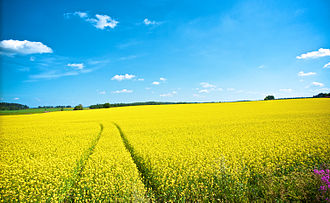
#> input picture lab8/pictures_src/field.png, 330 x 203 px, found by its file name; its folder holds only this picture in this run
$ python main.py   (older library calls are emulated)
#> lines starting #> are read from the running program, lines starting #| are printed output that depends on the picture; long printed decimals are rounded
#> further down, image is the input picture: shape (203, 330, 3); mean R, G, B 128.9, 180.3, 132
import os
import numpy as np
import matplotlib.pyplot as plt
from skimage import io, color
from skimage.feature import graycomatrix, graycoprops

# Директории
src_directory = 'lab8/pictures_src'
result_directory = 'lab8/pictures_results'
os.makedirs(result_directory, exist_ok=True)

# Функция для степенного преобразования яркости (гамма-коррекция)
def gamma_correction(image, gamma=1.0):
#> called with gamma = 0.7
    hsl = color.rgb2hsv(image)
#> hsl: shape (203, 330, 3) float64; mean of channels 0, 1, 2 0.366, 0.783, 0.836
    luminance = hsl[:, :, 2]
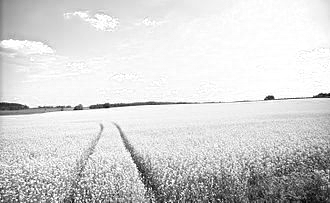
#> luminance: shape (203, 330) float64; min 0, max 1, mean 0.836

    luminance_corrected = np.power(luminance, gamma)
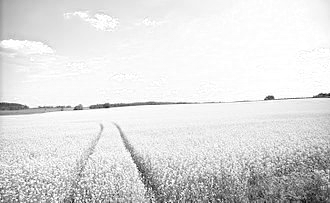
#> luminance_corrected: shape (203, 330) float64; min 0, max 1, mean 0.875

    hsl[:, :, 2] = luminance_corrected
#> hsl: shape (203, 330, 3) float64; mean of channels 0, 1, 2 0.366, 0.783, 0.875
    return color.hsv2rgb(hsl), luminance_corrected, luminance

# Функция для вычисления GLCM
def compute_glcm(gray_image, filename, suffix):
    gray_uint8 = (gray_image * 255).astype(np.uint8)
    glcm = graycomatrix(gray_uint8, distances=[1], angles=[0, np.pi/2, np.pi, 3*np.pi/2],
                        symmetric=True, normed=True)
    corr = graycoprops(glcm, 'correlation')

    # Визуализация GLCM
    for i, angle in enumerate(['0', '90', '180', '270']):
        plt.imshow(np.log1p(glcm[:, :, 0, i]), cmap='gray')
        plt.title(f'GLCM {angle}° {suffix} (gamma={gamma})')
        plt.colorbar()
        plt.savefig(os.path.join(result_directory, f'{filename}_glcm_{angle}_{suffix}.png'))
        plt.close()
    return corr


gamma = 0.7

# Обработка изображений
for filename in os.listdir(src_directory):
    if filename.lower().endswith(('.png', '.jpg', '.jpeg')):
        image_path = os.path.join(src_directory, filename)
        image = io.imread(image_path)

        # Применяем гамма-коррекцию
        corrected_rgb, luminance_corrected, luminance_orig = gamma_correction(image, gamma)
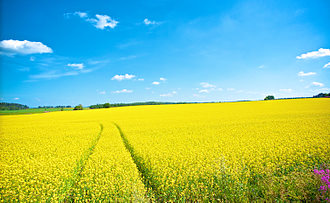
#> corrected_rgb: shape (203, 330, 3) float64; mean R, G, B 0.535, 0.742, 0.531

        name_wo_ext = os.path.splitext(filename)[0]

        # Сохранение изображений
        io.imsave(os.path.join(result_directory, f'{name_wo_ext}_gray_before.png'),
                 (luminance_orig * 255).astype(np.uint8))
        io.imsave(os.path.join(result_directory, f'{name_wo_ext}_gray_after.png'),
                 (luminance_corrected * 255).astype(np.uint8))

        # Гистограммы
        fig, axs = plt.subplots(1, 2, figsize=(10, 4))
        axs[0].hist(luminance_orig.ravel(), bins=256, color='blue')
        axs[0].set_title('Before Gamma Correction')
        axs[1].hist(luminance_corrected.ravel(), bins=256, color='green')
        axs[1].set_title(f'After Gamma Correction (γ={gamma})')
        plt.tight_layout()
        plt.savefig(os.path.join(result_directory, f'{name_wo_ext}_histograms.png'))
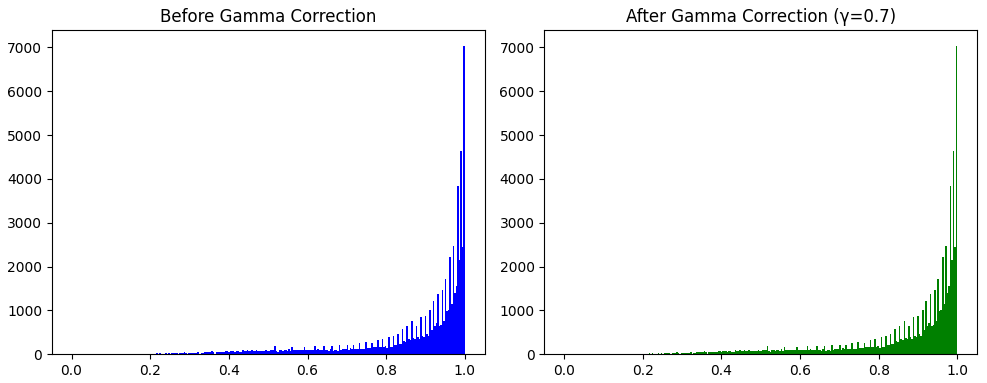
#> figure drawn by matplotlib, 2 panels; panel 1: tallest bar 7039 high, from x = 0.996 to 1; panel 2: tallest bar 7039 high, from x = 0.996 to 1
        plt.close()

        # Анализ GLCM
        corr_before = compute_glcm(luminance_orig, name_wo_ext, 'before')
#> in compute_glcm, `corr = graycoprops(glcm, 'correlation')`: corr = [[0.874, 0.849, 0.874, 0.849]]
#> the loop in compute_glcm, `for i, angle in enumerate(['0', '90', '180', '270']):` made 4 passes
#> pass 1, in compute_glcm, `plt.savefig(os.path.join(result_directory, f'{filename}_glcm_{angle}_{..`:
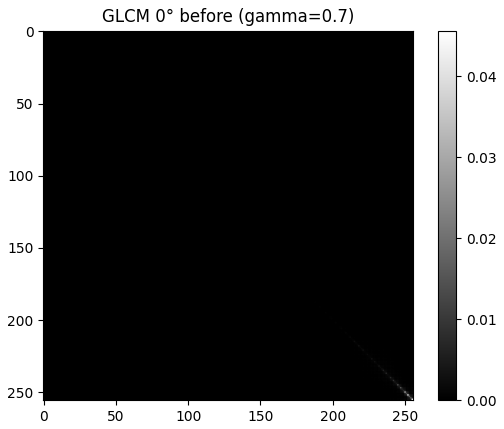
#> figure drawn by matplotlib, 2 panels
#> pass 2, in compute_glcm, `plt.savefig(os.path.join(result_directory, f'{filename}_glcm_{angle}_{..`:
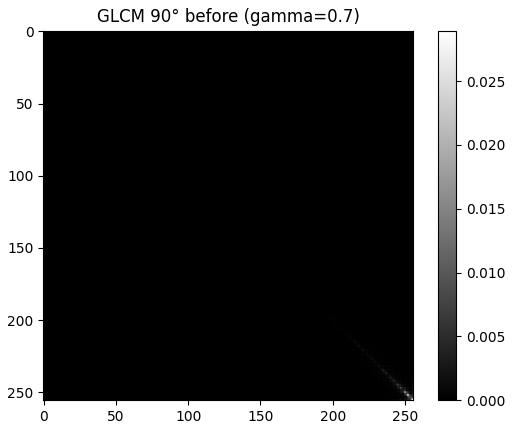
#> figure drawn by matplotlib, 2 panels
#> corr_before = [[0.874, 0.849, 0.874, 0.849]]
        corr_after = compute_glcm(luminance_corrected, name_wo_ext, 'after')
#> corr_after = [[0.874, 0.849, 0.874, 0.849]]

        print(f"Файл: {filename}")
        print(f"Gamma: {gamma}")
        print("Correlation before:", corr_before)
#| Correlation before: [[0.8741 0.8494  0.8741 0.8494 ]]
        print("Correlation after:", corr_after)
#| Correlation after: [[0.8741 0.8494  0.8741 0.8494 ]]
        print("-"*50)

print("✅ Обработка завершена!")

$ run again, on lab8/pictures_src/kirp.png
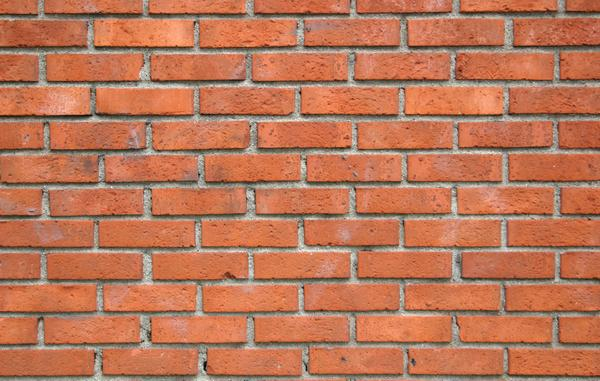
#> input picture lab8/pictures_src/kirp.png, 600 x 381 px, found by its file name
#> image is the input picture: shape (381, 600, 3); mean R, G, B 187.5, 118.5, 88.4
#> `plt.savefig(os.path.join(result_directory, f'{name_wo_ext}_histograms...`:
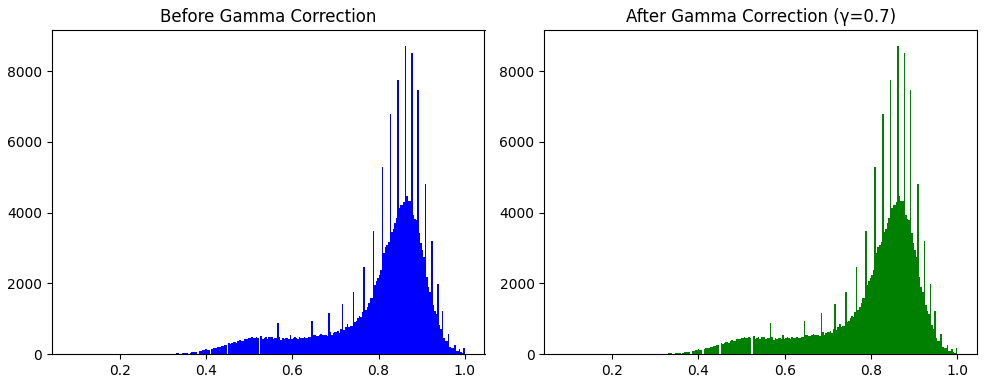
#> figure drawn by matplotlib, 2 panels; panel 1: tallest bar 8716 high, from x = 0.861 to 0.865; panel 2: tallest bar 8716 high, from x = 0.861 to 0.865
#> corr = [[0.96, 0.856, 0.96, 0.856]]
#> the loop in compute_glcm, `for i, angle in enumerate(['0', '90', '180', '270']):` made 4 passes
#> pass 2, in compute_glcm, `plt.savefig(os.path.join(result_directory, f'{filename}_glcm_{angle}_{..`:
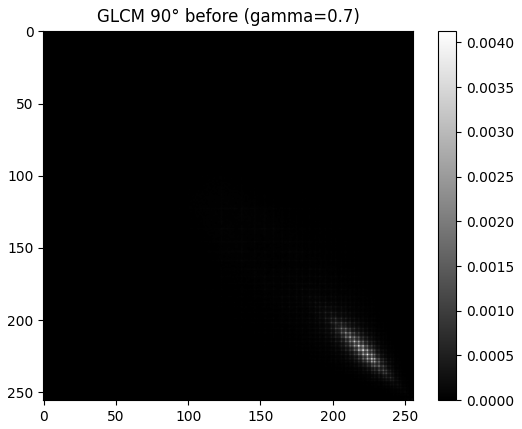
#> figure drawn by matplotlib, 2 panels
#| Correlation before: [[0.9605 0.8563 0.9605 0.8563]]
#| Correlation after: [[0.9605 0.8563 0.9605 0.8563]]
